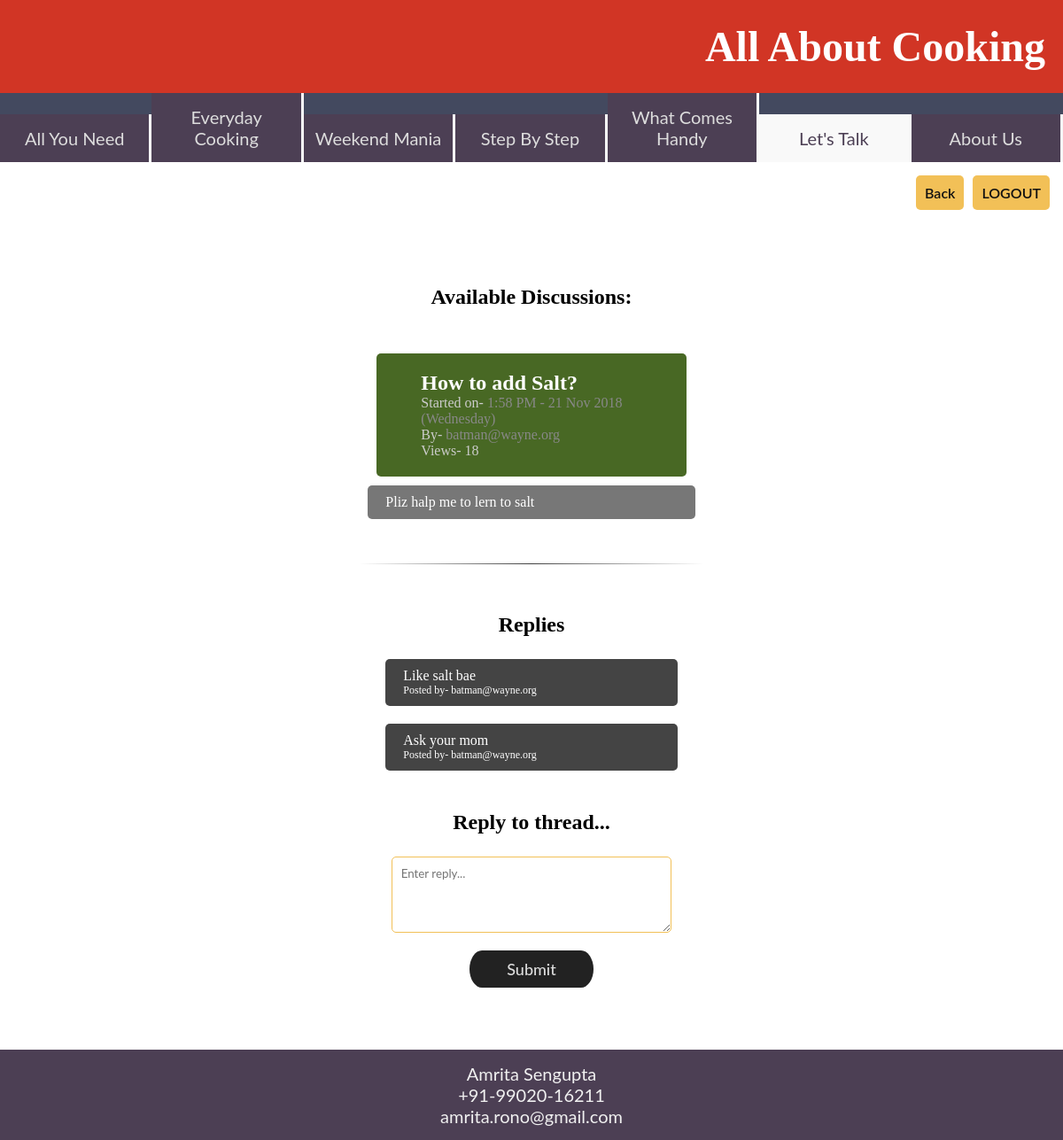
/lets-talk/forum/forum-home/thread.php?id=14595 (signed in), run on the app's committed database.
### tables this page shows
CREATE TABLE `forum_discussion_topics` (
  `dnum` int(11) NOT NULL,
  `unum` int(11) DEFAULT NULL,
  `dsub` text,
  `ddate` timestamp NULL DEFAULT NULL,
  `popularity` int(11) DEFAULT NULL,
  `ddesc` varchar(100) DEFAULT NULL
);

CREATE TABLE `forum_users` (
  `id` int(11) NOT NULL,
  `uemail` varchar(30) DEFAULT NULL,
  `upw` varchar(20) DEFAULT NULL
);

CREATE TABLE `forum_discussion_replies` (
  `id` int(11) NOT NULL,
  `dnum` int(11) DEFAULT NULL,
  `unum` int(11) DEFAULT NULL,
  `rdate` timestamp NULL DEFAULT NULL,
  `reply` varchar(100) DEFAULT NULL
);

### lets-talk/forum/forum-home/thread.php (the view, shortened to what this page needs)
<?php
    $host = "localhost";
    $username = "root";
    $password = "";
    $db_name = "webtech";
    $conn = mysqli_connect("$host", "$username", "$password") or die("cannot connect");
    mysqli_select_db($conn, "$db_name") or die("cannot select DB");
    $page_id = 7;
    $sql = "UPDATE forum_discussion_topics SET popularity=popularity+1 WHERE dnum=".$_GET['id'];
    mysqli_query($conn, $sql)
?>
<!DOCTYPE html>
<html lang="en">
<head>
	<link rel="stylesheet" href="/css/style.css">
	<link rel="stylesheet" href="css/style.css">
	<link rel="stylesheet" href="../css/style.css">
</head>
<body>
	<div class="content">
		<nav class="home-nav home-nav-h">
			<h1><a href="/">All About Cooking</a></h1>
		</nav>
		<?php include '../../../site-nav.php' ?>
		<div class="logout">
            <a href="..">Back</a>
			<a href="../logout.php">LOGOUT</a>
		</div>
		<section class="container">
			<h1>Available Discussions:</h1>
			<div class="threads">
<?php
	$sql = "SELECT * FROM forum_discussion_topics where dnum = ".$_GET['id'];
	$result = mysqli_query($conn, $sql);
	if ($row = mysqli_fetch_assoc($result)) {
        $s = "SELECT * from forum_users where id like ".$row['unum'];
        $r = mysqli_fetch_assoc(mysqli_query($conn, $s));
        echo "<div class='thread'>";
        echo "<span class='thread-name'>".$row['dsub']."</span><div><div class='thread-date'>Started on- <span>". date('g:i A - d M Y (l)', strtotime($row['ddate']))."</span></div><div class='author'>By- <span>".$r['uemail']."</span></div>Views- ".$row['popularity']."</div>";
        echo "</div>";
        echo "<div class='thread-body'>".$row['ddesc']."</div>";
        $s1 = "SELECT * from forum_discussion_replies where dnum like ".$_GET['id'];
        $q1 = mysqli_query($conn, $s1);
        ?>
        <hr>
        <?php
        echo "<h2>Replies</h2>";
        echo "<div class='replies'>";
        if (mysqli_num_rows($q1)) {
            while ($r1 = mysqli_fetch_assoc($q1)) {
                $s2 = "SELECT * from forum_users where id like ".$r1['unum'];
                $q2 = mysqli_fetch_assoc(mysqli_query($conn, $s2));
                echo "<div class='reply'>".$r1['reply']."<span class='reply-author'>Posted by- ".$q2['uemail']."</span></div>";
            }
        } else {
            echo "Be the first one to reply!";
        }
        echo "</div>";
	}
	else header("location:/");
?>
			</div>
            <h2>Reply to thread...</h2>
            <form action="" method="POST" class="rform">
				<textarea rows="4" cols="50" name="reply" placeholder="Enter reply..."></textarea>
				<input type="submit" value="Submit" name="submit">
			</form>
		</section>
		<?php include '../../../footer.php' ?>
	</div>
</body>
</html>

### site-nav.php
<nav class="site-nav" id="site-nav">
	<a href="/all-you-need" class="<?php if ($page_id == 2) echo "nav-active" ?>"><span>All You Need</span></a>
	<a href="/everyday-cooking" class="<?php if ($page_id == 3) echo "nav-active" ?>"><span>Everyday Cooking</span></a>
	<a href="/weekend-mania" class="<?php if ($page_id == 4) echo "nav-active" ?>"><span>Weekend Mania</span></a>
	<a href="/step-by-step" class="<?php if ($page_id == 5) echo "nav-active" ?>"><span>Step By Step</span></a>
	<a href="/what-comes-handy" class="<?php if ($page_id == 6) echo "nav-active" ?>"><span>What Comes Handy</span></a>
	<a href="/lets-talk" class="<?php if ($page_id == 7) echo "nav-active" ?>"><span>Let's Talk</span></a>
	<a href="/about-us" class="<?php if ($page_id == 1) echo "nav-active" ?>"><span>About Us</span></a>
</nav>

### footer.php (shortened to what this page needs)
<footer class="home-footer">
	<div class="author-info">
		<span class="author-name">Amrita Sengupta</span>
		<span class="author-contact">+91-99020-16211</span>
		<span class="author-email">amrita.rono@gmail.com</span>
	</div>
</footer>

### css/style.css (style rules this page uses)
* { padding: 0; margin: 0; }
a { color: inherit; text-decoration: none; }
body { font-family: 'Lato', sans-serif; margin: 0; padding: 0; }
hr { border: 0; height: 1px; background-image: linear-gradient(to right, rgba(0, 0, 0, 0), rgba(0, 0, 0, 0.75), rgba(0, 0, 0, 0)); }
.home-nav { align-items: center; background: #283655; background: #1e1f26; background: #d13525; display: flex; justify-content: space-between; padding: 20px 15px; }
.home-nav-h { justify-content: flex-end; }
.home-nav>h1 { color: #fff; font-family: Alegreya; font-size: 48px; padding: 5px; }
.home-footer { background: #4c3f54; color: #f0f0f0; font-family: 'Lato'; font-size: 20px; display: flex; justify-content: center; padding: 10px 20px; text-align: center; }
.author-info { display: flex; flex-direction: column; padding: 5px; }
.site-nav { align-items: flex-end; display: flex; font-size: 20px; justify-content: space-around; background: #43495f; }
.site-nav a { background: #4c3f54; border-right: 3px solid #f9f9f9; color: #ddd; padding: 15px 10px; text-align: center; width: 100%; transition: all .5s cubic-bezier(0.445, 0.05, 0.55, 0.95); }
.site-nav span:nth-last-child(1) { border-right: none; }
a.nav-active { background: #f9f9f9; color: #4c3f54; }

### lets-talk/forum/forum-home/css/style.css (style rules this page uses)
.container { font-family: Montserrat; }
.logout { display: flex; padding: 10px; justify-content: flex-end; }
.logout > a { margin: 5px; padding: 10px; color: #111; font-weight: 600; background: #f2c057; border-radius: 5px; }
h2 { text-align: center; }
.container { display: flex; flex-direction: column; justify-content: center; align-items: center; }
form { display: flex; flex-direction: column; padding: 10px; justify-content: center; align-items: center; }
form > * { width: 100%; font-family: Lato; padding: 10px; margin: 10px; }
input, textarea { border-radius: 5px; border: 1px solid #f2c057; color: #111; }
input[type=submit] { background: #f2c057; color: #111; border-radius: 5px; border: 0; }
.threads { padding: 20px; width: 33%; }
.thread { padding: 20px 50px; margin: 10px 20px; border-radius: 5px; background: #486824; display: flex; flex-direction: column; justify-content: center; }
.thread > div, .thread > a > div { display: flex; flex-direction: column; color: #ccc; }
.thread > div > div > span, .thread > a > div > div > span { color: #888; }
.thread-name { font-size: 24px; color: #fff; font-weight: 600; }
.thread-body { padding: 10px 20px; border-radius: 5px; background: #777; color: #fff; margin: 10px; }
form > * { width: 69%; }
.replies { display: flex; flex-direction: column; padding: 10px 20px; }
.reply { padding: 10px 20px; margin: 10px; display: flex; flex-direction: column; background: #444; border-radius: 5px; color: #fff; }
.reply-author { font-size: 12px; }
h1 { padding: 20px; }
h2 { padding: 5px; }
hr { margin: 50px 0 50px 0; }

### lets-talk/forum/css/style.css (style rules this page uses)
.container { display: flex; flex-direction: column; justify-content: center; align-items: center; padding: 50px 10px; }
input[type="submit"] { width: 33%; border-radius: 10%/50%; background: #222222; color: #ddd; font-size: 18px; font-weight: 500; }

### data on the page
forum_discussion_topics: dsub "How to add Salt?", ddate "1:58 PM - 21 Nov 2018 (Wednesday)", popularity "18", ddesc "Pliz halp me to lern to salt"
forum_users: uemail "batman@wayne.org"
forum_discussion_replies: reply "Like salt bae", forum_users.uemail "batman@wayne.org"
forum_discussion_replies: reply "Ask your mom", forum_users.uemail "batman@wayne.org"
